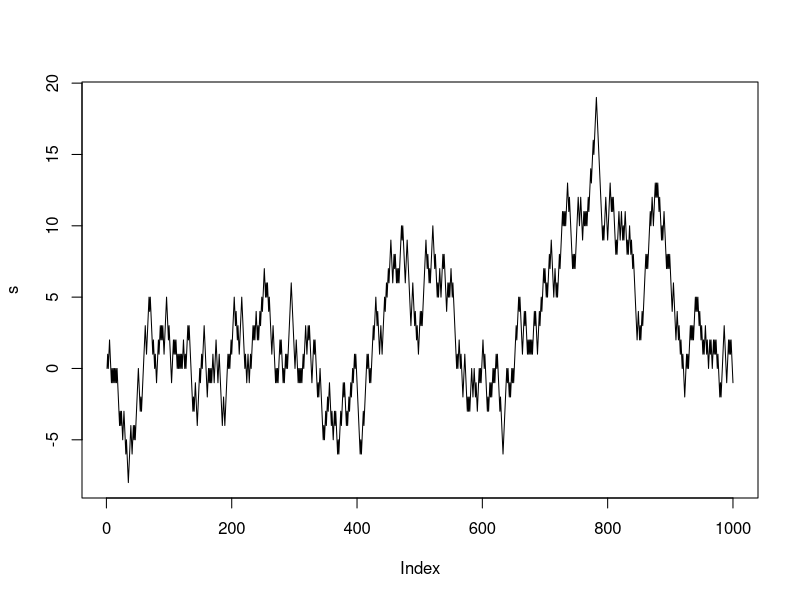

Reproduce this figure in R.
#simulate simple random walk
#
#set probability of moving up at time t+1
#initialize set of moves
p<-0.5
s<-0


N = 1000
#initialize position at time 0
s[1] = 0
#generate N random values in (0,1) 
#assign -1 if < p, 1 if >=p
for(i in 2:N)
{
x = runif(1)
if(x<p) {s[i]=s[i-1]+1} else {s[i]=s[i-1]-1}
}  
plot(s, type ="l")

